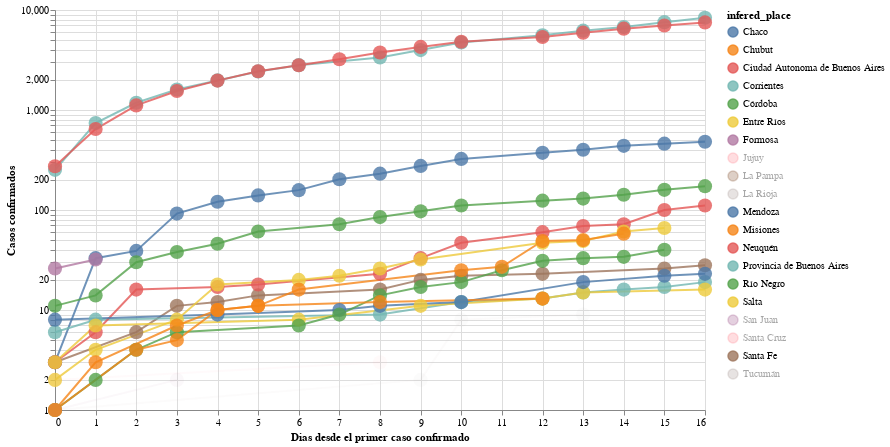

Notebook source saved alongside this figure:
### Markdown cell above
# Graficando las mismas curvas cambiando el eje X

En lugar de utilizar la fecha, utilizamos cantidad de dias desde el primer caso confirmado

### Code cell
#hide_input
plot_evolution(
    cnt_by_place[cnt_by_place >=10].index.tolist(), 
    xaxis='days_from_first_infection', 
    xaxis_title='Dias desde el primer caso confirmado'
)

### Figure 1 — Vega-Lite specification as saved in the notebook (floating-point values rounded to 4 significant figures; data arrays with more than 128 entries replaced by an {"elided": "..."} marker saying what was removed)
{"config": {"view": {"continuousWidth": 400, "continuousHeight": 300}, "point": {"size": 200}, "title": {"align": "center"}}, "data": {"name": "data-a5c97bf35c63f74e180583239b281316"}, "mark": {"type": "line", "point": true, "radius": 150}, "encoding": {"color": {"type": "nominal", "field": "infered_place", "sort": ["Chaco", "Chubut", "Ciudad Autonoma de Buenos Aires", "Corrientes", "Córdoba", "Entre Ríos", "Formosa", "Jujuy", "La Pampa", "La Rioja", "Mendoza", "Misiones", "Neuquén", "Provincia de Buenos Aires", "Río Negro", "Salta", "San Juan", "Santa Cruz", "Santa Fe", "Tucumán"]}, "opacity": {"condition": {"value": 0.8, "selection": "selector002"}, "value": 0.05}, "tooltip": [{"type": "nominal", "field": "place"}, {"type": "nominal", "field": "acum"}, {"type": "nominal", "field": "infered_place"}, {"type": "quantitative", "field": "infered_place_score"}, {"type": "quantitative", "field": "infected"}, {"type": "temporal", "field": "date"}, {"type": "quantitative", "field": "days_from_first_infection"}, {"type": "quantitative", "field": "cum_infected"}], "x": {"type": "quantitative", "axis": {"title": "Dias desde el primer caso confirmado"}, "field": "days_from_first_infection"}, "y": {"type": "quantitative", "axis": {"title": "Casos confirmados"}, "field": "cum_infected", "scale": {"type": "log"}}}, "height": 400, "selection": {"selector002": {"type": "multi", "fields": ["infered_place"], "bind": "legend", "init": [{"infered_place": "Chaco"}, {"infered_place": "Chubut"}, {"infered_place": "Ciudad Autonoma de Buenos Aires"}, {"infered_place": "Corrientes"}, {"infered_place": "Córdoba"}, {"infered_place": "Entre Ríos"}, {"infered_place": "Formosa"}, {"infered_place": "Mendoza"}, {"infered_place": "Misiones"}, {"infered_place": "Neuquén"}, {"infered_place": "Provincia de Buenos Aires"}, {"infered_place": "Río Negro"}, {"infered_place": "Salta"}, {"infered_place": "Santa Fe"}]}}, "width": 650, "$schema": "https://vega.github.io/schema/vega-lite/v4.8.1.json", "datasets": {"data-a5c97bf35c63f74e180583239b281316": {"elided": "167 records"}}}
